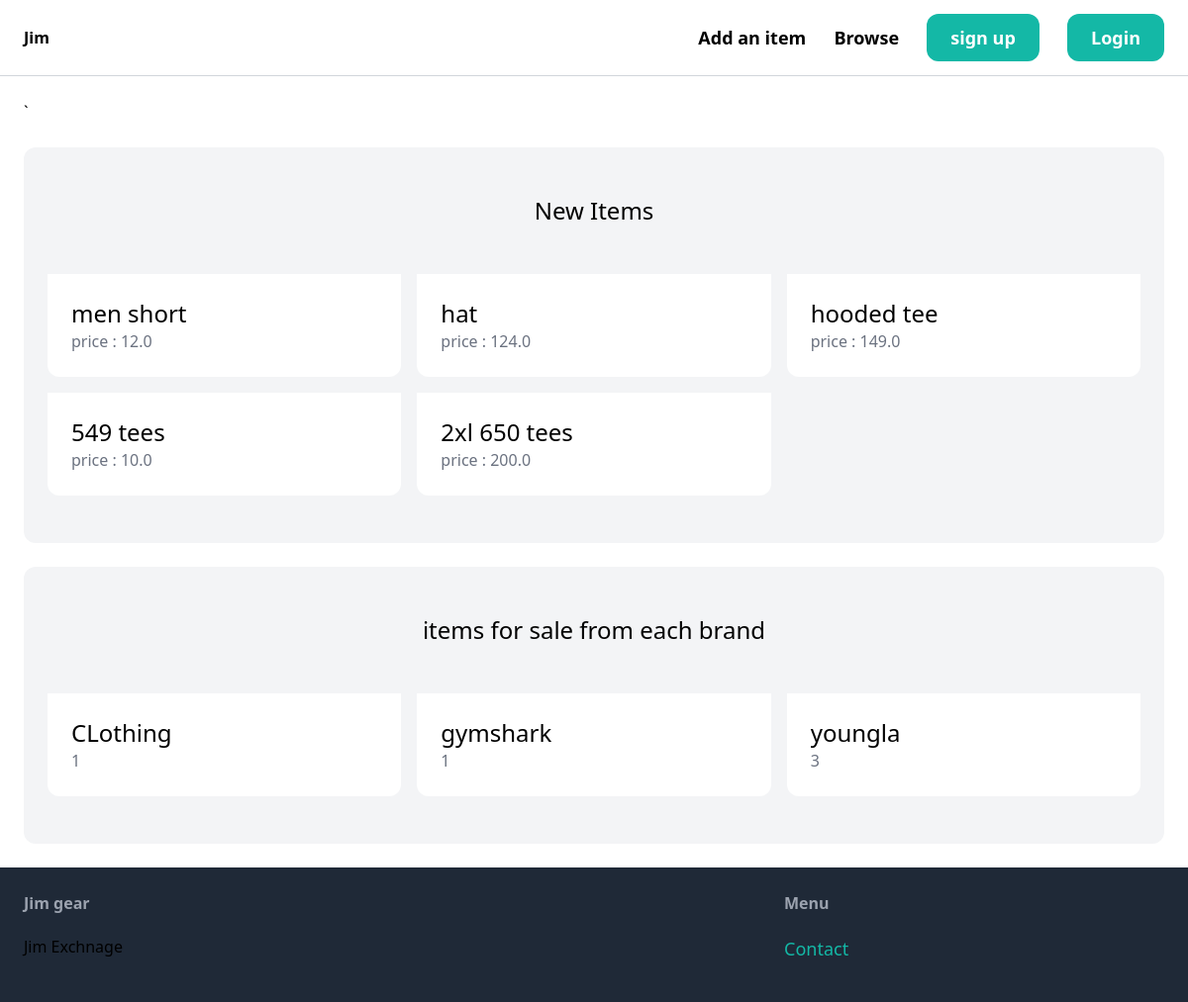
The app's page /, older data.
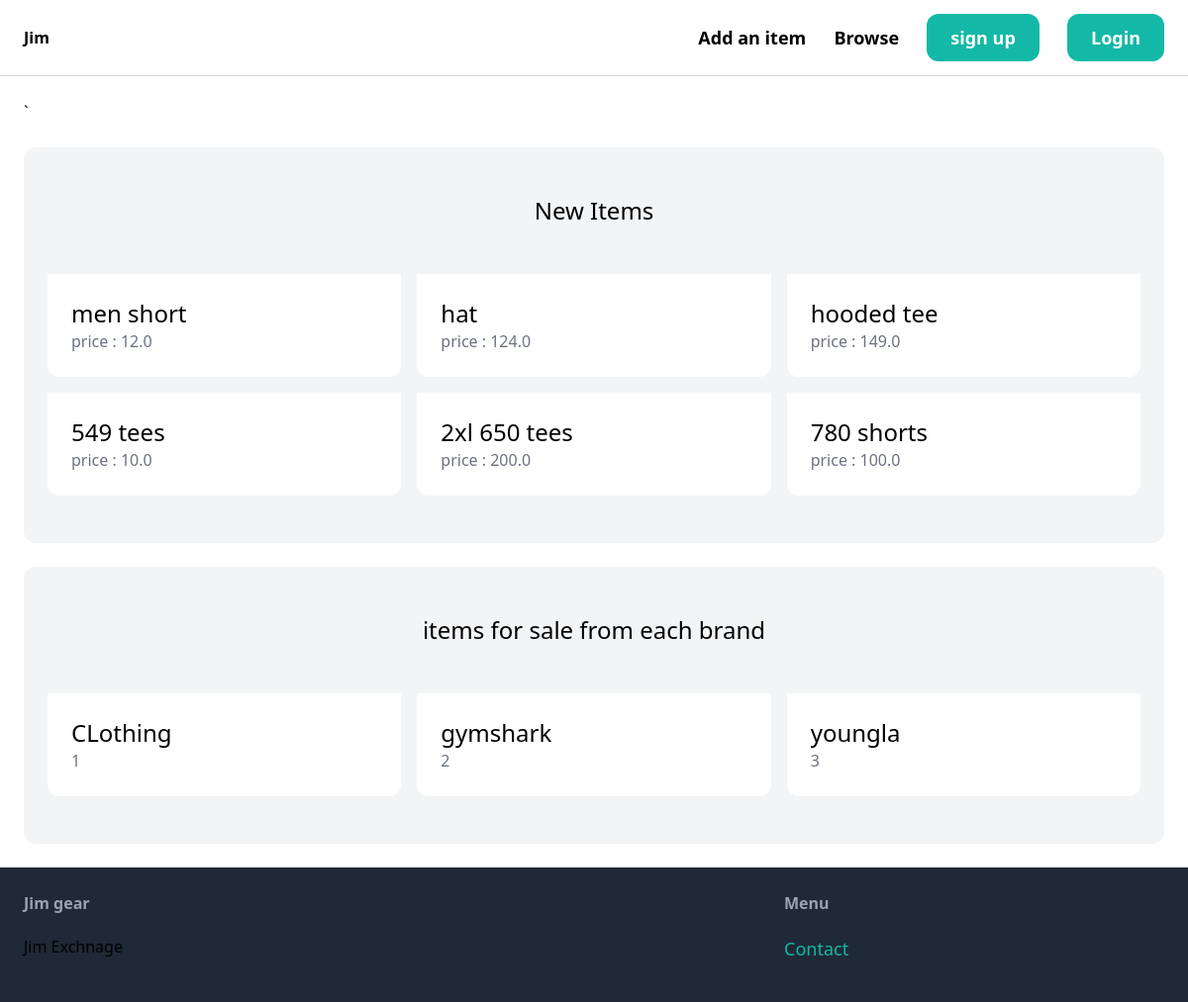
The same page, newer data.
### item/models.py (models this page shows, shortened)
class Item(models.Model):
    catagory = models.ForeignKey(Catagory, related_name = 'items', on_delete=models.CASCADE)
    name = models.CharField(max_length=250)
    description = models.TextField(blank=True, null=True)
    price = models.FloatField()
    image = models.ImageField(upload_to='item_images', blank=True, null=True) #incase no image provided
    is_sold = models.BooleanField(default=False)
    created_by = models.ForeignKey(User, related_name = 'items', on_delete = models.CASCADE)
    created_at = models.DateTimeField(auto_now_add=True)

class Catagory(models.Model):
    name = models.CharField(max_length=250)
    class Meta:
        ordering = ('name', )
        verbose_name_plural = 'Catagories'

### main_app/views.py (the view)
# urls.py: path('', views.index, name='index'),
def index(request):
    items = Item.objects.filter(is_sold=False)[0:6]
    catagories = Catagory.objects.all()
    return render(request, 'main_app/index.html',{
        'items': items,
        'catagories': catagories
    })

### main_app/templates/main_app/index.html
{% extends 'main_app/base.html' %}
{% block content %}
<div class = "mt-6 px-6 py-12 bg-gray-100 rounded-xl">
    <h2 class = "mb-12 text-2xl text-center">New Items</h2>
    <div class = "grid grid-cols-3 gap-4">
        {% for item in items %}
        <div>
            <a href = "{%url 'item:detail' item.id %}">
                <div class = "p-6 bg-white rounded-b-xl">
                    <h2 class = "text-2xl">{{item.name}}</h2>
                    <p class = "text-gray-500"> price : {{item.price}}</p>
                </div>
            </a>
        </div>
        {% endfor %}
    </div>
</div>
<div class = "mt-6 px-6 py-12 bg-gray-100 rounded-xl">
    <h2 class = "mb-12 text-2xl text-center">items for sale from each brand </h2>
    <div class = "grid grid-cols-3 gap-4" >
        {% for catagory in catagories %}
         <div>
            <a href = "#">
                <div class = "p-6 bg-white rounded-b-xl">
                    <h2 class = "text-2xl">{{catagory.name}}</h2>
                    <p class = "text-gray-500"> {{catagory.items.count}}</p>
                </div>
            </a>
        </div>
        {% endfor %}
    </div>
</div>
{% endblock %}

Row changes from the older to the newer data that the page shows:
added Item: name "780 shorts", price "100.0"
computed for Catagory "gymshark": items.count "1" → "2"
